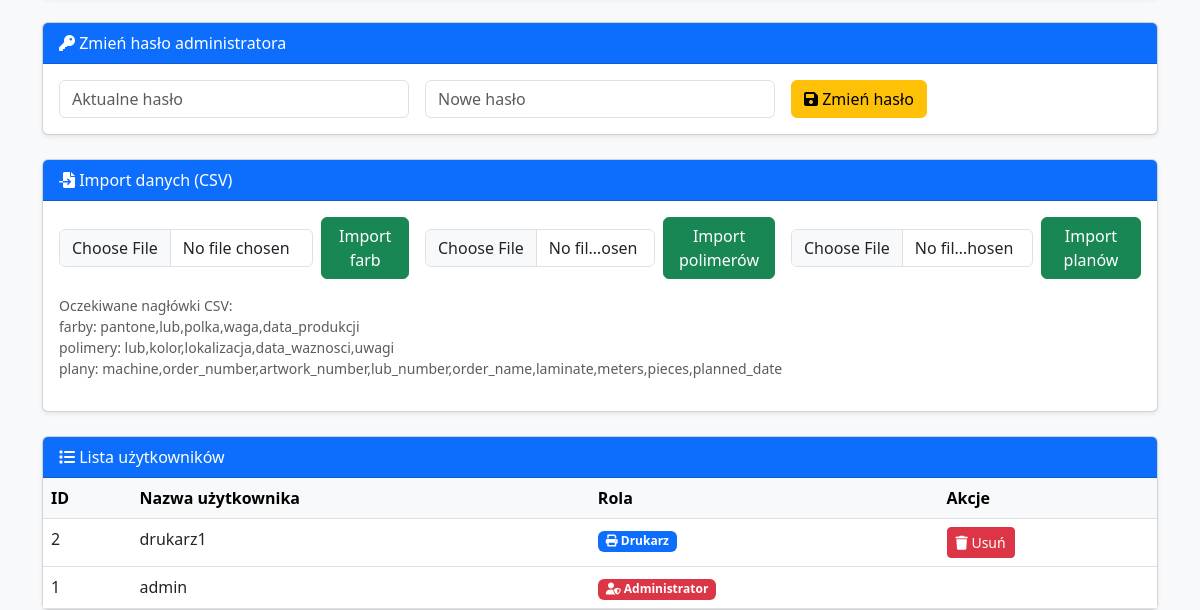
Page /admin (signed in, lower part) on the earlier database version.
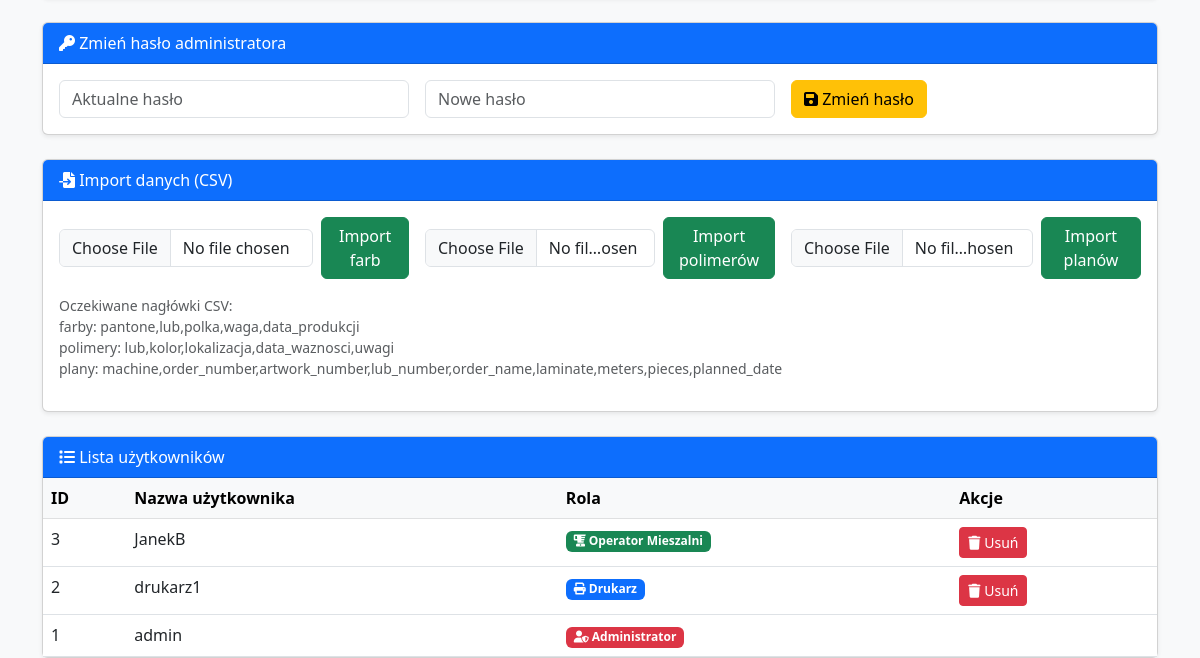
Same page on the later database version.
### tables this page shows
CREATE TABLE users (
            id INTEGER PRIMARY KEY AUTOINCREMENT,
            username TEXT UNIQUE NOT NULL,
            role TEXT NOT NULL,
            password TEXT
        );

### routers/admin.py (the view)
@router.get("")
def admin_panel(
    request: Request,
    admin=Depends(require_admin),
    error: str = Query(None),
    success: str = Query(None),
    conn=Depends(get_db),
):
    cur = conn.cursor()
    cur.execute("SELECT id, username, role FROM users ORDER BY role DESC, username")
    users = cur.fetchall()
    cur.execute("SELECT name, start_time, end_time FROM shifts ORDER BY start_time")
    shifts = cur.fetchall()
    cur.execute("SELECT event_key, enabled FROM notification_settings")
    settings_map = {r["event_key"]: bool(r["enabled"]) for r in cur.fetchall()}
    notification_prefs = [
        {"key": k, "label": v, "enabled": settings_map.get(k, True)}
        for k, v in NOTIFICATION_EVENT_LABELS.items()
    ]
    context = {
        "users": users,
        "shifts": shifts,
        "notification_prefs": notification_prefs,
        "user": {"username": request.session.get("username"), "role": request.session.get("role")},
    }
    if error:
        context["error"] = error
    if success:
        context["success"] = success
    return render_template("admin_panel.html", context)

### templates/admin_panel.html (shortened to what this page needs)
<!DOCTYPE html>
<html lang="pl">
<head>
    <link href="https://cdn.jsdelivr.net/npm/bootstrap@5.3.0/dist/css/bootstrap.min.css" rel="stylesheet">
    <link rel="stylesheet" href="https://cdnjs.cloudflare.com/ajax/libs/font-awesome/6.0.0/css/all.min.css">
</head>
<body class="bg-light">
<div class="container mt-4">
    <div class="card shadow-sm mb-4">
        <div class="card-header bg-primary text-white"><i class="fas fa-key"></i> Zmień hasło administratora</div>
        <div class="card-body">
            <form method="post" action="/admin/change_password" class="row g-3">
                <div class="col-md-4">
                    <input type="password" name="current_password" class="form-control" placeholder="Aktualne hasło" required>
                </div>
                <div class="col-md-4">
                    <input type="password" name="new_password" class="form-control" placeholder="Nowe hasło" required>
                </div>
                <div class="col-md-4">
                    <button type="submit" class="btn btn-warning"><i class="fas fa-save"></i> Zmień hasło</button>
                </div>
            </form>
        </div>
    </div>
    <div class="card shadow-sm mb-4">
        <div class="card-header bg-primary text-white"><i class="fas fa-file-import"></i> Import danych (CSV)</div>
        <div class="card-body">
            <div class="row g-3">
                <div class="col-md-4">
                    <form action="/admin/import_farby" method="post" enctype="multipart/form-data" class="d-flex gap-2 align-items-center">
                        <input type="file" name="plik" class="form-control" accept=".csv" required>
                        <button type="submit" class="btn btn-success">Import farb</button>
                    </form>
                </div>
                <div class="col-md-4">
                    <form action="/admin/import_polimery" method="post" enctype="multipart/form-data" class="d-flex gap-2 align-items-center">
                        <input type="file" name="plik" class="form-control" accept=".csv" required>
                        <button type="submit" class="btn btn-success">Import polimerów</button>
                    </form>
                </div>
                <div class="col-md-4">
                    <form action="/admin/import_plany" method="post" enctype="multipart/form-data" class="d-flex gap-2 align-items-center">
                        <input type="file" name="plik" class="form-control" accept=".csv" required>
                        <button type="submit" class="btn btn-success">Import planów</button>
                    </form>
                </div>
            </div>
            <p class="text-muted mt-3 small">Oczekiwane nagłówki CSV:<br>
                farby: pantone,lub,polka,waga,data_produkcji<br>
                polimery: lub,kolor,lokalizacja,data_waznosci,uwagi<br>
                plany: machine,order_number,artwork_number,lub_number,order_name,laminate,meters,pieces,planned_date
            </p>
        </div>
    </div>
    <div class="card shadow-sm">
        <div class="card-header bg-primary text-white"><i class="fas fa-list"></i> Lista użytkowników</div>
        <div class="card-body p-0">
            <div class="table-responsive">
                <table class="table table-hover mb-0">
                    <thead class="table-light">
                        <tr>
                            <th>ID</th>
                            <th>Nazwa użytkownika</th>
                            <th>Rola</th>
                            <th>Akcje</th>
                        </tr>
                    </thead>
                    <tbody>
                        {% for u in users %}
                        <tr>
                            <td>{{ u.id }}</td>
                            <td>{{ u.username }}</td>
                            <td>
                                {% if u.role == 'admin' %}
                                    <span class="badge bg-danger"><i class="fas fa-user-shield"></i> Administrator</span>
                                {% elif u.role == 'manager' %}
                                    <span class="badge bg-warning"><i class="fas fa-user-tie"></i> Kierownik</span>
                                {% elif u.role == 'drukarz' %}
                                    <span class="badge bg-primary"><i class="fas fa-print"></i> Drukarz</span>
                                {% elif u.role == 'operator_mieszalni' %}
                                    <span class="badge bg-success"><i class="fas fa-blender"></i> Operator Mieszalni</span>
                                {% elif u.role == 'prepress' %}
                                    <span class="badge bg-info"><i class="fas fa-images"></i> Prepress</span>
                                {% else %}
                                    <span class="badge bg-secondary"><i class="fas fa-user"></i> {{ u.role }}</span>
                                {% endif %}
                            </td>
                            <td>
                                {% if u.role != 'admin' %}
                                <form method="post" action="/admin/delete_user" style="display:inline;">
                                    <button type="submit" class="btn btn-sm btn-danger" onclick="return confirm('Usunąć użytkownika {{ u.username }}?')"><i class="fas fa-trash"></i> Usuń</button>
                                </form>
                                {% endif %}
                            </td>
                        </tr>
                        {% endfor %}
                    </tbody>
                </table>
            </div>
        </div>
    </div>
</div>
</body>
</html>

Differences in the rows shown:
added users: id "3", username "JanekB", shows "Operator Mieszalni"
